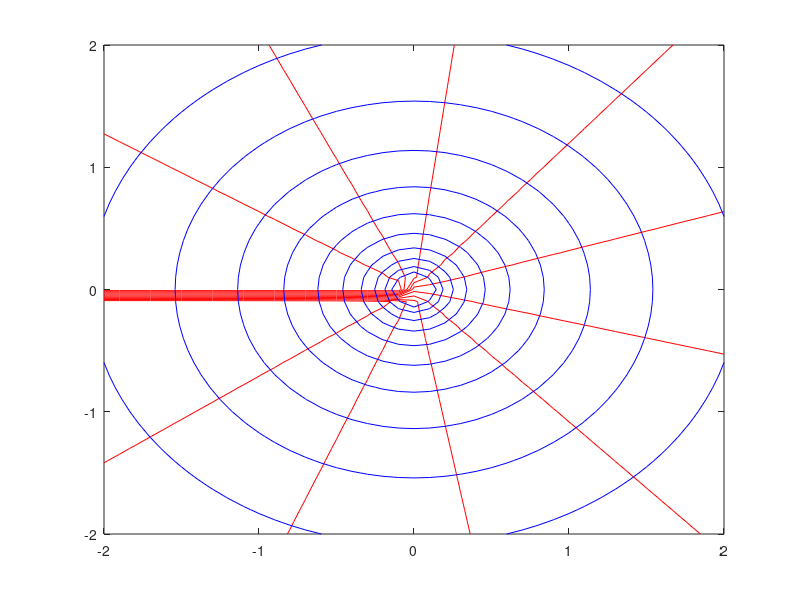

MATLAB code for this plot:
function free_vortex

clear all;
close all;

x=-2.0:0.1:2.0;
y=-2.0:0.1:2.0;
[X,Y] = meshgrid(x,y);

r=sqrt(X.^2+Y.^2);
theta = atan2(Y,X);
gamma = 1.0;

Phi = gamma/(2*pi)*theta;
Psi = -gamma/(2*pi)*log(r);

contour(X,Y,Phi,10,'LineColor','red');
hold on;
contour(X,Y,Psi,10,'LineColor','blue');

end
